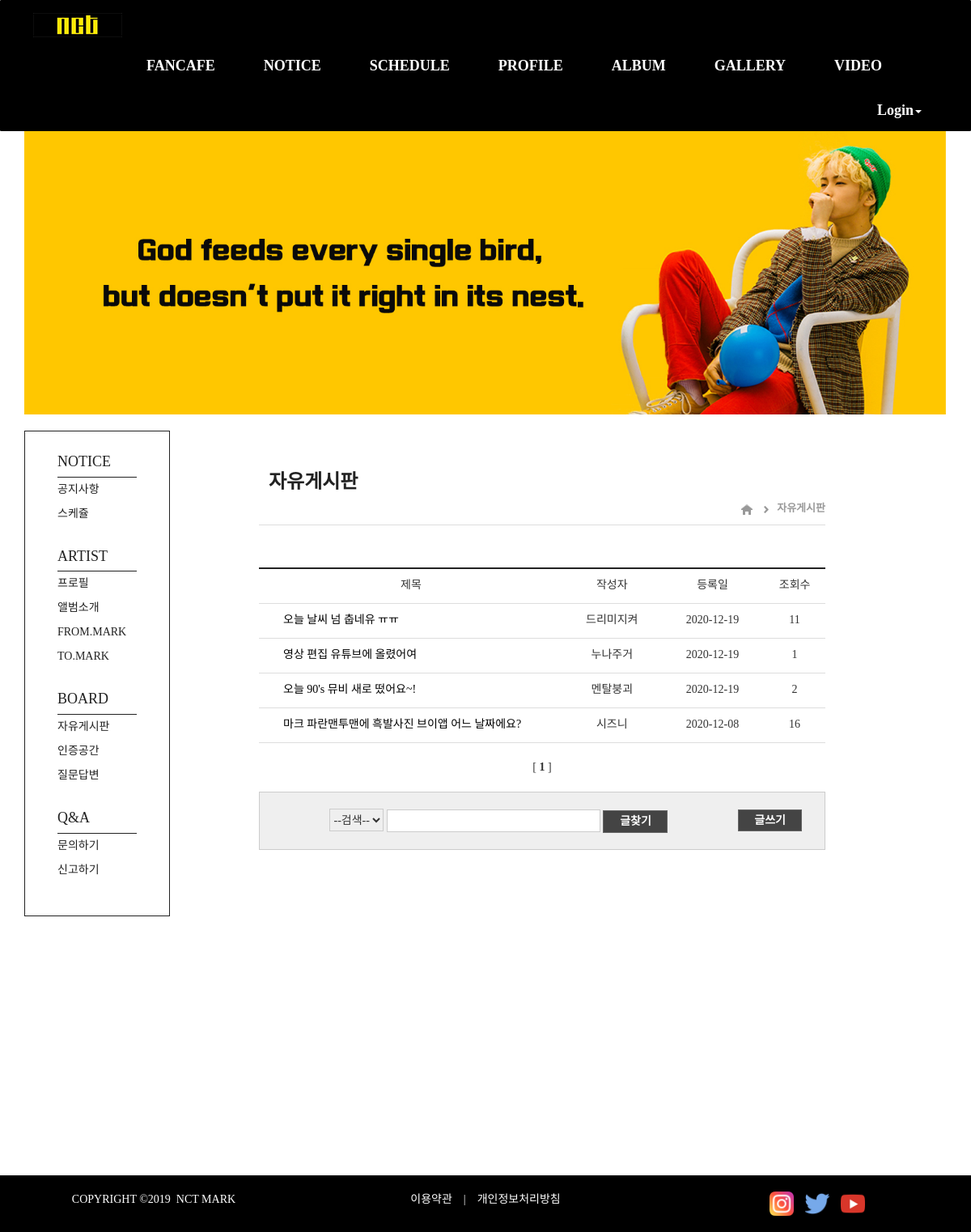
Page /board/freetalk_list/ on the earlier database version.
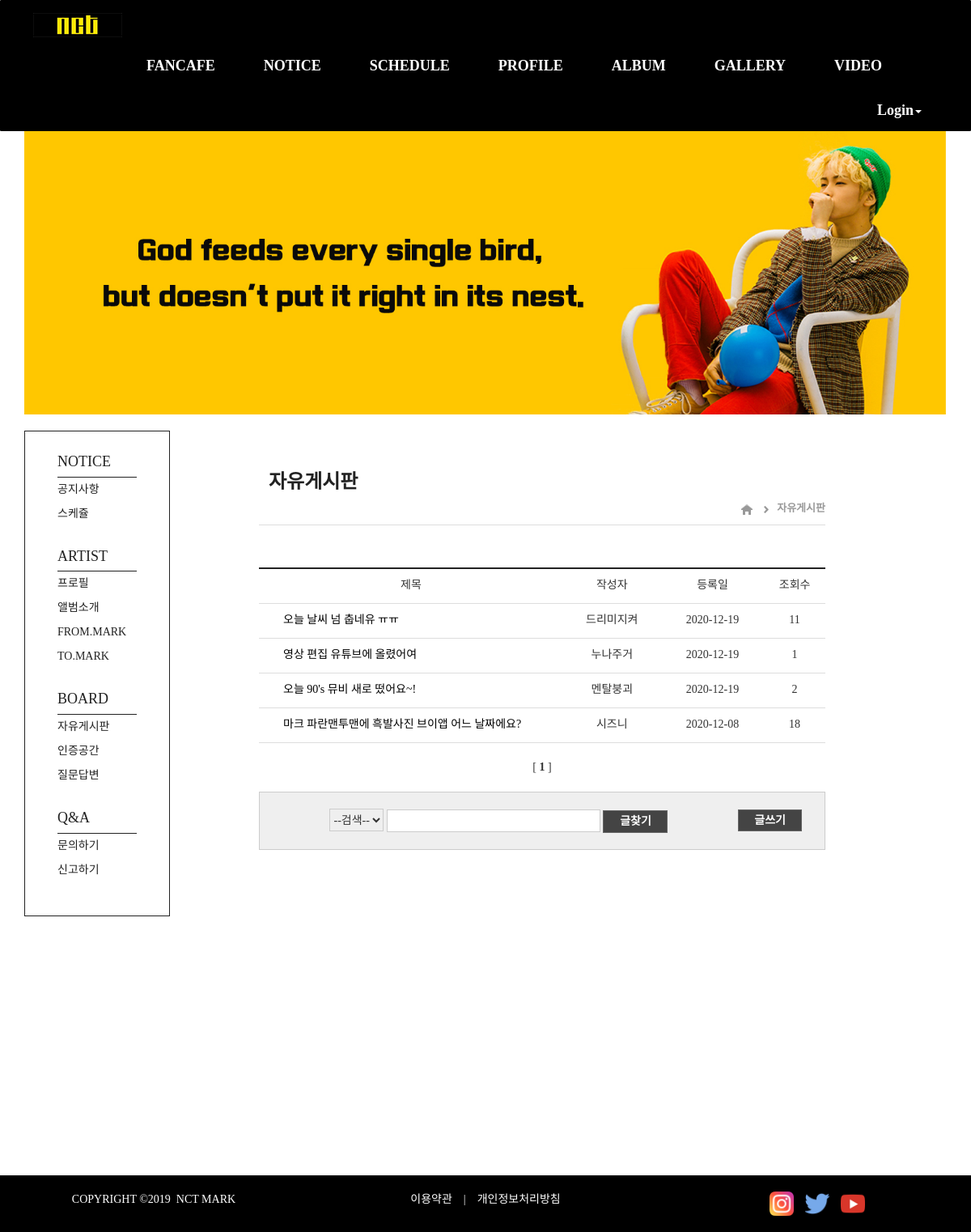
Same page on the later database version.
### board/models.py (models this page shows, shortened)
class Freetalk(models.Model):
    objects = models.Manager()
    subject = models.CharField(max_length=45)
    name = models.CharField(max_length=50)
    memo = models.TextField(max_length=2000)
    hits = models.PositiveIntegerField(default=0)
    create_date = models.DateField('create_date', auto_now_add=True)
    class Meta:
        ordering = ['-id']

### board/views.py (the view)
# urls.py: path('freetalk_list/', views.freetalk_list, name='freetalk_list'),
def freetalk_list(request):
    restaurants = Freetalk.objects.all()
    pagenator = Paginator(restaurants, 10)
    page = request.GET.get('page')
    if page is None:
        page = 1
    page_F = float(page)
    if page_F <= 10:
        beginPage = 1
    else:
        beginPage = (math.trunc(page_F / 10)) * 10 + 1
    if (beginPage + 10) > pagenator.num_pages:
        lastPage = pagenator.num_pages
    else:
        lastPage = beginPage + 9
    nextRangeStartPage = lastPage + 1
    pageRange = []
    for num in range(beginPage, lastPage+1):
        pageRange.append(num)
    items = pagenator.get_page(page)
    context = {
        'restaurants': items,
        'lastPage': lastPage,
        'pageRange': pageRange,
        'nextRangeStartPage': nextRangeStartPage,
    }
    return render(request, 'board/freetalk_list.html', context)

### board/templates/board/freetalk_list.html (shortened to what this page needs)
{% extends "board/board_base.html" %}
{% block boardbar %}
{% load static %}
<div class="contop">
<table cellspacing=1 width=700>
    <tr>
    <td><h3>&nbsp;&nbsp;자유게시판</h3></td>
    </tr>
    <tr>
        <td><p align=right>
        <a href="{% url 'board:index' %}"><img class="lo_home" src="{% static 'images/lo_home.jpg' %}" alt="home"></a>&nbsp;&nbsp;&nbsp;
        <img class="lo_arrow" src="{% static 'images/lo_arrow.jpg' %}" alt=">">&nbsp;&nbsp;
        <a href="{% url 'board:freetalk_list' %}"><span>자유게시판</span></a></p>
        </td>
    </tr>
</table>
</div>
{% block conbody %}
<div class="conbody">
<table cellspacing=1 width=700 class="tbl_common">
    <tr>
    <td width=340 class="left"><p align=center>제목</p>
    </td>
    <td width=100><p align=center>작성자</p>
    </td>
    <td width=120><p align=center>등록일</p>
    </td>
    <td width=60><p align=center>조회수</p>
    </td>
    </tr>
    {% if restaurants %}
    <ul>
    {% for boardRow in  restaurants %}
    <tr>
    <td width=340 class="cont">
    <p align=left>
    <a href="{% url 'board:freetalk_detail' boardRow.id %}">{{ boardRow.subject }}
    </p>
    </td>
    <td width=100><p align=center>{{ boardRow.name }}</p></td>
    <td width=120><p align=center>{{ boardRow.create_date }}</p></td>
    <td width=60><p align=center>{{ boardRow.hits }}</p></td>
    </tr>
    {% endfor %}
    </ul>
    {% endif %}
</table>
<br>
<table cellspacing=1 width=700 class="tbl_page">
    <tr>
    <td>
    {% for pageNum in pageRange %}
        {% if restaurants.number == pageNum %}
            <spen class="current">
                [
                <b>{{ restaurants.number }}</b>
                ]
            </spen>
        {% else %}
            <a href="?page={{ pageNum }}">[{{ pageNum }}]</a>
        {% endif %}
    {% endfor %}
    </td>
    </tr>
</table>
<br>
<table cellspacing=1 width=700 class="tbl_search">
    <tr>
    <td>
    <form name=searchform method="GET" action="{% url 'board:freetalk_search' %}" enctype="multipart/form-data"><p align=center>
    <select name="findType" class="findType_1">
        <option value selected>--검색--</option>
    </select>
    <input type="text" name="b" class="findType_1" size=30 maxlength=50>
    <input type="submit" class="findType_search" value="글찾기"></p>
    </form>
    </td>
    <td><a href="{% url 'board:freetalk_create' %}" class="findType_2">글쓰기</a></td>
    </tr>
</table>
</div>
{% endblock conbody %}
{% endblock boardbar %}

### board/templates/board/board_base.html
{% extends "base.html" %}
{% block content %}
{% load static %}
<link rel="stylesheet" href="{% static 'css/board.css' %}">
<div class="container">
<div class="container_img"></div>
<br>
<div clsas="container_board">
    {% block sidebar %}
    <div class="side_bar">
        <div class="fanpage_side">
        <ul>
            <li class="title">NOTICE</li>
                <li><a href="{% url 'board:notice_list' %}">공지사항</a></li>
                <li><a href="{% url 'board:schedule' %}">스케쥴</a></li>
            <li class="title">ARTIST</li>
                <li><a href="{% url 'board:profile' %}">프로필</a></li>
                <li><a href="{% url 'board:album' %}">앨범소개</a></li>
                <li><a href="{% url 'board:from_mark_list' %}">FROM.MARK</a></li>
                <li><a href="{% url 'board:to_mark_list' %}">TO.MARK</a></li>
            <li class="title">BOARD</li>
                <li><a href="{% url 'board:freetalk_list' %}">자유게시판</a></li>
                <li><a href="{% url 'board:auth_list' %}">인증공간</a></li>
                <li><a href="{% url 'board:question_list' %}">질문답변</a></li>
            <li class="title">Q&A</li>
                <li><a href="{% url 'board:inquiry' %}">문의하기</a></li>
                <li><a href="{% url 'board:report' %}">신고하기</a></li>
        </ul>
        </div>
    </div>
    {% endblock sidebar%}
    <div class="board_bar">
    {% block boardbar %}
    {% endblock boardbar %}
    </div>
</div>
</div>
<br>
{% endblock content %}

### templates/base.html (shortened to what this page needs)
<!DOCTYPE html>
<html lang="ko">
<head>
    {% load static %}
    <link rel="stylesheet" href="{% static 'css/bootstrap.css' %}">
    <link rel="stylesheet" href="{% static 'css/navbar.css' %}">
</head>
<body style="overflow-x: hidden">
        <nav class="navbar navbar-default">
            <div class="container-fluid">
                <div class="navbar-header">
                    <a class="navbar-brand" href="{% url 'index' %}"><img src="{% static 'images/nct_logo2.png' %}" alt="NCT" width="110px" height="30px"></a>
                </div>
                <div class="collapsed navbar-collapse" id="bs-example-navbar-collapse-1">
                    <ul class="nav navbar-nav">
                        <li><a href="{% url 'board:index' %}">FANCAFE</a></li>
                        <li><a href="{% url 'board:notice_list' %}">NOTICE</a></li>
                        <li><a href="{% url 'board:schedule' %}">SCHEDULE</a></li>
                        <li><a href="{% url 'board:profile' %}">PROFILE</a></li>
                        <li><a href="{% url 'board:album' %}">ALBUM</a></li>
                        <li><a href="{% url 'board:gallery' %}">GALLERY</a></li>
                        <li><a href="{% url 'board:video' %}">VIDEO</a></li>
                    </ul>
                    <ul class="nav navbar-nav navbar-right">
                        <li class="dropdown">
                            <a href="#" class="dropdown-toggle1" data-toggle="dropdown" role="button"
                            aria-haspopup="true" aria-expanded="false">Login<span class="caret"></span></a>
                        </li>
                    </ul>
                </div>
            </div>
        </nav>
{% block content %}{% endblock %}
{% block footer %}
        <footer style="background-color: #000000; color: #ffffff">
            <div class="container_footer">
                <br>
                <div class="row">
                    <div class="col-sm-4" style="text-align: center;">COPYRIGHT &copy;2019&nbsp;&nbsp;NCT MARK</div>
                    <div class="col-sm-4" style="text-align: center;">
                        <a href="{% url 'member:agreement' %}" style="color:white;">이용약관</a>
                        &nbsp;&nbsp;&nbsp;|&nbsp;&nbsp;&nbsp;
                        <a href="{% url 'member:privacy' %}" style="color:white;">개인정보처리방침</a>
                    </div>
                    <div class="col-sm-4" style="text-align: center;">
                        <a href="https://www.instagram.com/nct/" target="_blank"><img class="sns-logo" src="{% static 'images/instagram.png' %}" alt="INSTAGRAM" width="30px" height="30px"></a>
                        <a href="https://twitter.com/NCTsmtown" target="_blank"><img class="sns-logo" src="{% static 'images/twitter.png' %}" alt="TWITTER" width="30px" height="30px"></a>
                        <a href="https://www.youtube.com/channel/UCwgtORdDtUKhpjE1VBv6XfA" target="_blank"><img class="sns-logo" src="{% static 'images/youtube.png' %}" alt="YOUTUBE" width="30px" height="30px"></a>
                    </div>
                </div>
                <br>
            </div>
        </footer>
{% endblock %}
</body>
</html>

### static/css/navbar.css (style rules this page uses)
* { font-family: 'Nanum Gothic'; }
a { color: #000000; text-decoration: none; }
.navbar-default { background-color: #000000; border-color: #000000; border-radius: 1px; }
.navbar-default .navbar-brand { color: #ffffff; }
.navbar-default .navbar-nav > li >a { color: white; }

### static/css/board.css (style rules this page uses)
.container_img { background-image: url("../images/board.jpg"); background-size: 100%; width: 1139px; height: 350px; margin-top:-20px; }
.side_bar { width: 180px; height: 900px; float: left; }
.board_bar { width: 950px; float: right; position: absolute; margin-left:190px; border: none; padding: 30px 20px 0px 100px; }
li { list-style: none; }
.fanpage_side { width: 180px; height: 600px; position: relative; padding-right: 40px; border: 1px solid #222; }
.fanpage_side ul li.title { color: #222; font-size: 18px; margin-top: 20px; border-bottom: 1px solid #222; }
.fanpage_side ul li { display: block; padding: 5px 0; }
.fanpage_side ul li a { color: #222; font-size: 14px; }

### templates/base.html (style rules this page uses)
.navbar-default .navbar-header .navbar-brand { margin-left: 10px; }
.navbar-default .navbar-nav { margin-left: 95px; font-weight: bold; }

### board/templates/board/freetalk_list.html (style rules this page uses)
h3 { color:#222; font-weight: bold; }
.contop { width:700px; border-bottom: 1px solid #ddd; }
.contop span { font-size: 13px; color: #999; font-weight: bold; }
.conbody { padding-top: 42px; }
.tbl_common { border-top: 2px solid #222; border-bottom: 1px solid #ddd; }
.tbl_common td { padding: 8px 8px 0 0; border-bottom: 1px solid #ddd; line-height: 24px; }
.tbl_common .cont { padding-left: 30px; }
.tbl_page { text-align: center; }
.tbl_search { background: #efefef; border: 1px solid #ccc; }
.tbl_search form { padding:20px 10px 10px 10px; }
.tbl_search .findType_1 { height: 28px; border: 1px solid #ccc; }
.tbl_search .findType_search { width: 80px; height: 28px; background:#444; border: 1px solid #666; color: #fff; font-weight: bold; vertical-align: middle; cursor: pointer; }
.tbl_search a.findType_2 { width: 80px; height: 28px; background:#444; border: 1px solid #666; color: #fff; font-weight: bold; vertical-align: middle; cursor: pointer; padding: 5px 19.3px 5px 19.3px; text-decoration: none; }

Differences in the rows shown:
changed Freetalk "마크 파란맨투맨에 흑발사진 브이앱 어느 날짜에요?": hits "16" → "18"
